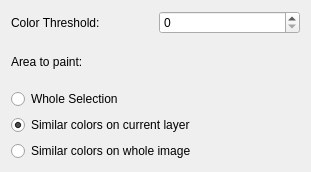
<ui version="4.0" >
 <class>PaintBucketOptions</class>
 <widget class="QWidget" name="PaintBucketOptions" >
  <property name="geometry" >
   <rect>
    <x>0</x>
    <y>0</y>
    <width>311</width>
    <height>172</height>
   </rect>
  </property>
  <property name="windowTitle" >
   <string>Form</string>
  </property>
  <layout class="QVBoxLayout" >
   <item>
    <layout class="QHBoxLayout" >
     <item>
      <widget class="QLabel" name="label_2" >
       <property name="text" >
        <string>Color Threshold:</string>
       </property>
      </widget>
     </item>
     <item>
      <widget class="QSpinBox" name="color_threshold_box" >
       <property name="maximum" >
        <number>254</number>
       </property>
      </widget>
     </item>
    </layout>
   </item>
   <item>
    <widget class="QLabel" name="label" >
     <property name="text" >
      <string>Area to paint:</string>
     </property>
    </widget>
   </item>
   <item>
    <widget class="QRadioButton" name="radio_whole_selection" >
     <property name="text" >
      <string>Whole Selection</string>
     </property>
    </widget>
   </item>
   <item>
    <widget class="QRadioButton" name="radio_cur_layer" >
     <property name="text" >
      <string>Similar colors on current layer</string>
     </property>
     <property name="checked" >
      <bool>true</bool>
     </property>
    </widget>
   </item>
   <item>
    <widget class="QRadioButton" name="radio_whole_image" >
     <property name="text" >
      <string>Similar colors on whole image</string>
     </property>
    </widget>
   </item>
  </layout>
 </widget>
 <resources/>
 <connections/>
</ui>
